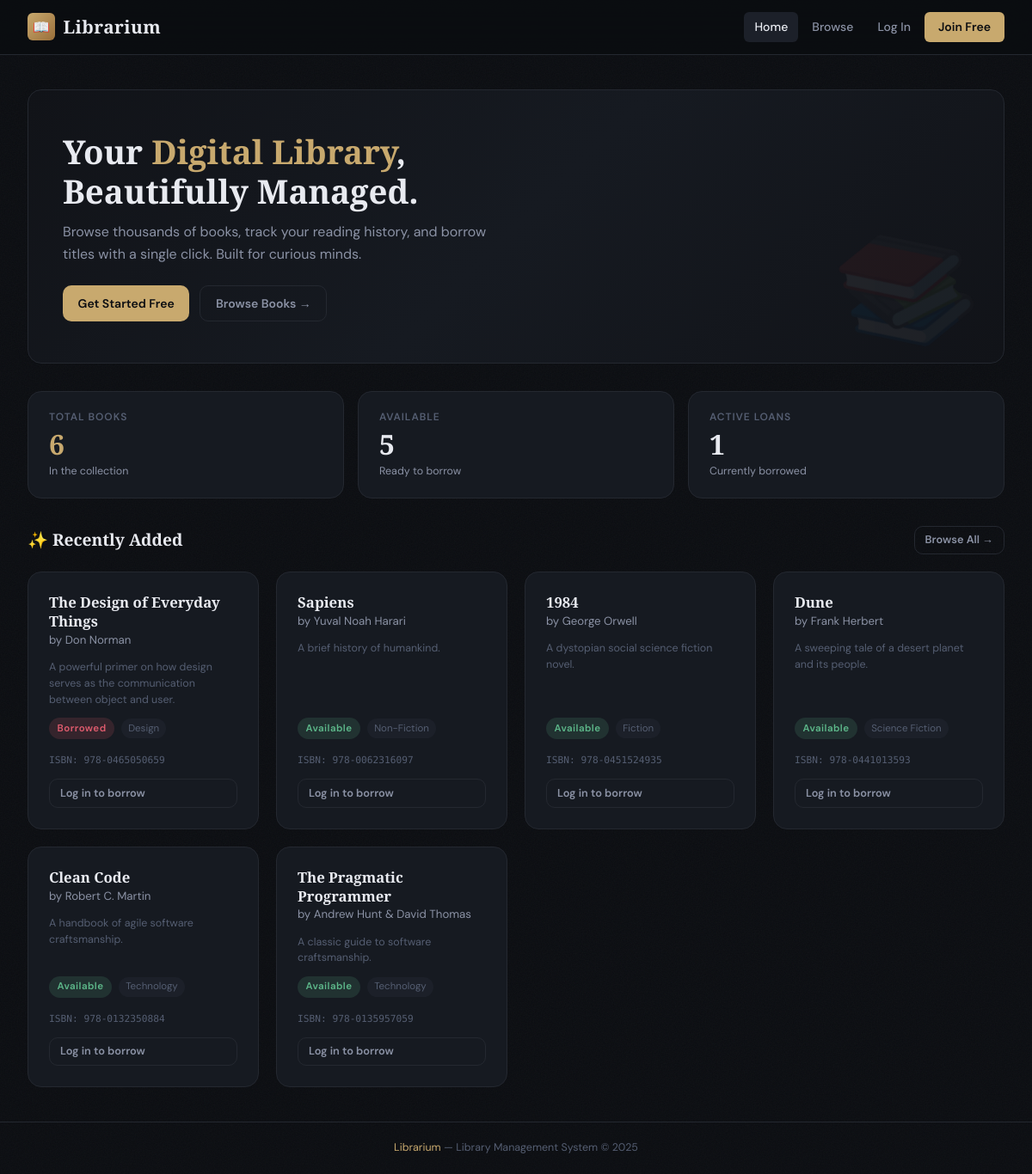
/, run on an earlier commit of the app's database.
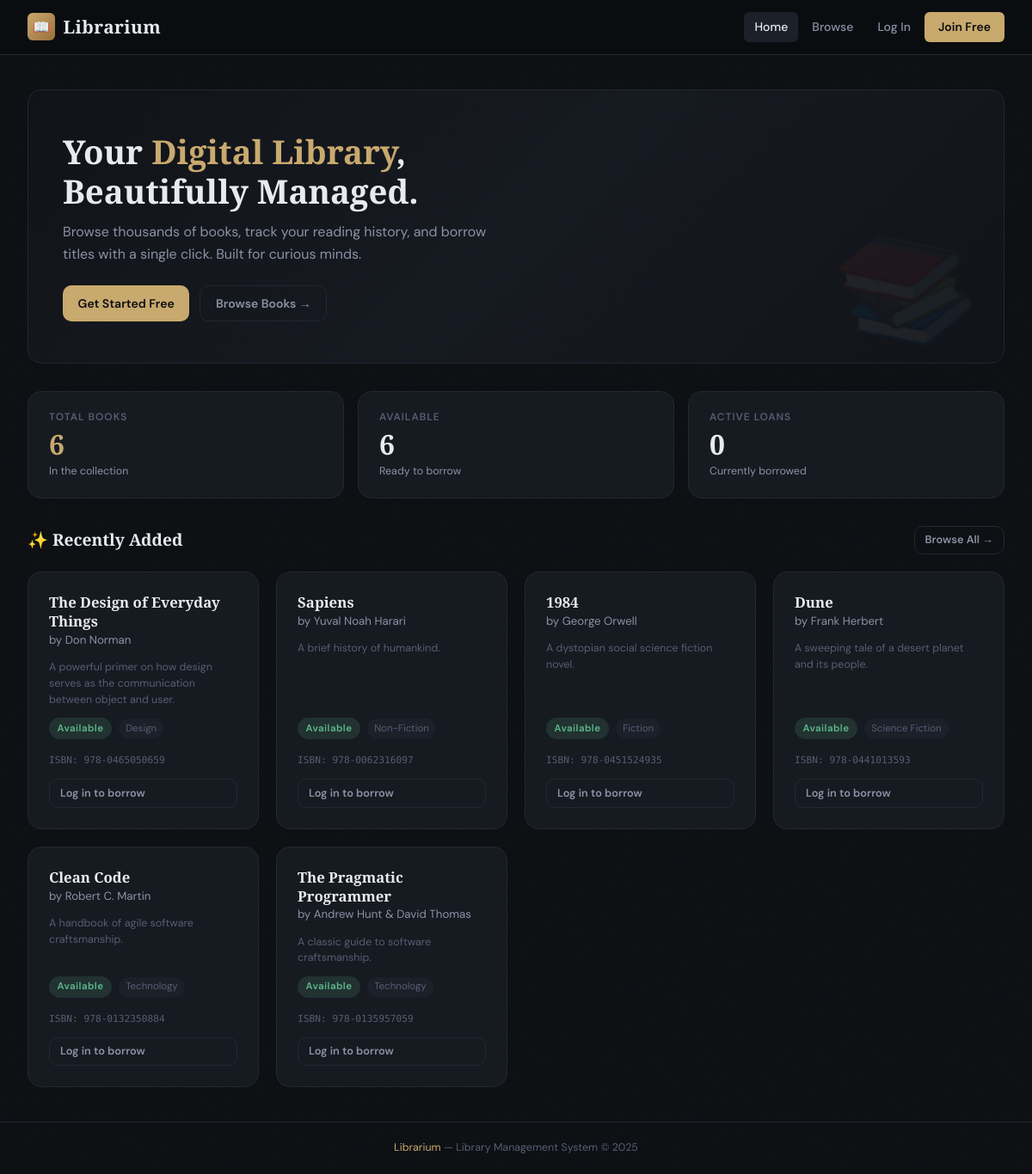
And on a later commit of the database.
### models.py (models this page shows, shortened)
class Book(db.Model):
    __tablename__ = "books"
    id = db.Column(db.Integer, primary_key=True)
    title = db.Column(db.String(200), nullable=False)
    author = db.Column(db.String(150), nullable=False)
    isbn = db.Column(db.String(20), unique=True, nullable=False, index=True)
    genre = db.Column(db.String(80), nullable=True)
    description = db.Column(db.Text, nullable=True)
    availability_status = db.Column(db.Boolean, default=True, nullable=False)  # True = available
    added_at = db.Column(db.DateTime, default=datetime.utcnow)
    borrowings = db.relationship("Borrowing", backref="book", lazy="dynamic")
    @property
    def is_available(self):
        return self.availability_status

### routes.py (the view, shortened to what this page needs)
@main.route("/")
def dashboard():
    user = current_user()
    total_books = Book.query.count()
    available_books = Book.query.filter_by(availability_status=True).count()
    total_users = User.query.filter_by(role="member").count() if user and user.is_admin else None
    active_borrowings = Borrowing.query.filter_by(status="borrowed").count()
    recent_books = Book.query.order_by(Book.added_at.desc()).limit(6).all()
    my_borrowings = []
    return render_template(
        "index.html",
        total_books=total_books,
        available_books=available_books,
        total_users=total_users,
        active_borrowings=active_borrowings,
        recent_books=recent_books,
        my_borrowings=my_borrowings,
    )

### routes.py (called while the page is built)
def current_user():
    if "user_id" in session:
        return User.query.get(session["user_id"])
    return None

@main.context_processor
def inject_user():
    return {"current_user": current_user()}

### templates/index.html (shortened to what this page needs)
{% extends "base.html" %}
{% block content %}
{% if not current_user %}
<div class="hero">
  <h1>Your <span>Digital Library</span>,<br>Beautifully Managed.</h1>
  <p>Browse thousands of books, track your reading history, and borrow titles with a single click. Built for curious minds.</p>
  <div class="hero-actions">
    <a href="{{ url_for('main.register') }}" class="btn btn-primary">Get Started Free</a>
    <a href="{{ url_for('main.books') }}" class="btn btn-ghost">Browse Books →</a>
  </div>
</div>
{% endif %}
<div class="stats-grid">
  <div class="stat-card">
    <span class="stat-label">Total Books</span>
    <span class="stat-value accent">{{ total_books }}</span>
    <span class="stat-sub">In the collection</span>
  </div>
  <div class="stat-card">
    <span class="stat-label">Available</span>
    <span class="stat-value">{{ available_books }}</span>
    <span class="stat-sub">Ready to borrow</span>
  </div>
  <div class="stat-card">
    <span class="stat-label">Active Loans</span>
    <span class="stat-value">{{ active_borrowings }}</span>
    <span class="stat-sub">Currently borrowed</span>
  </div>
</div>
<div class="section-header">
  <span class="section-title">✨ Recently Added</span>
  <a href="{{ url_for('main.books') }}" class="btn btn-ghost btn-sm">Browse All →</a>
</div>
<div class="books-grid">
  {% for book in recent_books %}
  <div class="book-card">
    <div>
      <div class="book-title">{{ book.title }}</div>
      <div class="book-author">by {{ book.author }}</div>
    </div>
    {% if book.description %}
      <p class="text-xs text-muted" style="line-height:1.5">{{ book.description[:100] }}{% if book.description|length > 100 %}…{% endif %}</p>
    {% endif %}
    <div class="book-meta">
      <span class="badge {% if book.is_available %}badge-available{% else %}badge-borrowed{% endif %}">
        {% if book.is_available %}Available{% else %}Borrowed{% endif %}
      </span>
      {% if book.genre %}<span class="book-genre">{{ book.genre }}</span>{% endif %}
    </div>
    <div class="book-isbn">ISBN: {{ book.isbn }}</div>
    {% if current_user and not current_user.is_admin and book.is_available %}
      <form method="POST" action="{{ url_for('main.borrow_book', book_id=book.id) }}" style="margin-top:.25rem">
        <button type="submit" class="btn btn-primary btn-sm w-full">Borrow</button>
      </form>
    {% elif not current_user %}
      <a href="{{ url_for('main.login') }}" class="btn btn-ghost btn-sm w-full">Log in to borrow</a>
    {% elif current_user and not current_user.is_admin %}
      <button class="btn btn-ghost btn-sm w-full" disabled>Unavailable</button>
    {% endif %}
  </div>
  {% endfor %}
</div>
{% endblock %}

What changed in the data, as far as the page shows it:
changed Book "The Design of Everyday Things": availability_status "Borrowed" → "Available"
Also different on the page:
{{ available_books }}: "5" → "6"
{{ active_borrowings }}: "1" → "0"
